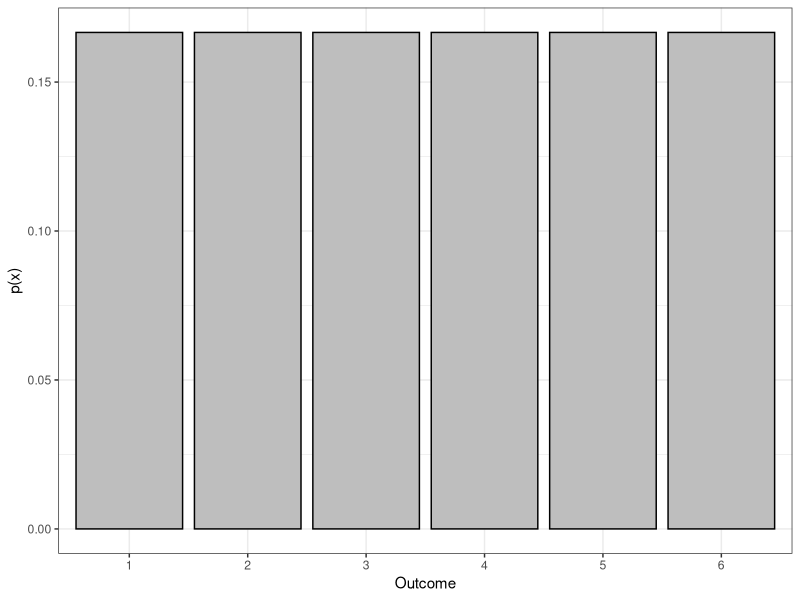
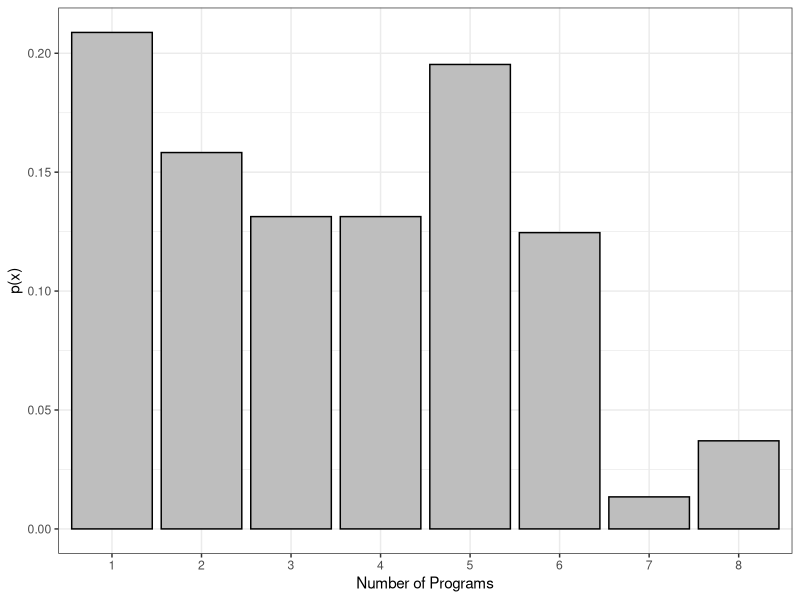
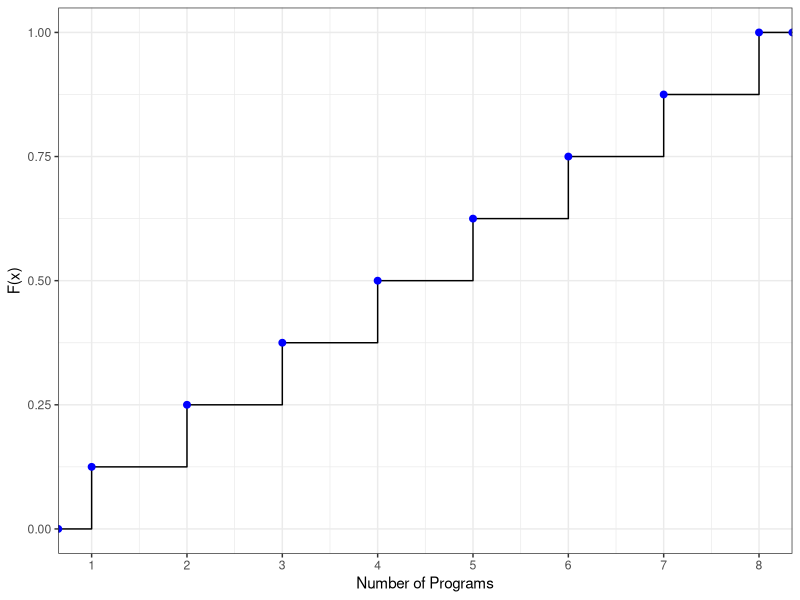

Recreate these plots in R, in order.
## ---- chunk 1
library(tidyverse)
## ---- chunk 2
#| echo: false

df <- data.frame(x=as.factor(1:6),y=rep(1/6,6))

df |> 
ggplot(aes(x=x,y=y)) + 
geom_col(fill="gray",color="black") + 
theme_bw() + 
labs(x="Outcome", y="p(x)")
## ---- chunk 3
df <- data.frame(`Number of Programs`=factor(c(1:8), levels=c(1:8)),
Frequency = c(62,47,39,39,58,37,4,11),
Relative.Frequency = c(62,47,39,39,58,37,4,11)/297) 

df
## ---- chunk 4
library(ggplot2)
ggplot(df, aes(x=Number.of.Programs,y=Relative.Frequency)) + 
  geom_col(fill="gray",color="black") + # <1>
  theme_bw() + # <2>
  labs(x="Number of Programs",y="p(x)") # <3>
## ---- chunk 5
df <- data.frame(`Number of Programs`=1:8,
Frequency = c(62,47,39,39,58,37,4,11),
Relative.Frequency = c(62,47,39,39,58,37,4,11)/297) 

mutate(df,Cumulative.Relative.Frequency = cumsum(Relative.Frequency))
## ---- chunk 6
ggplot(df, aes(x=Number.of.Programs, y=Frequency)) +
  stat_ecdf(geom="step") + stat_ecdf(geom="point",color="blue",size=2) + # <1>
  theme_bw() + 
  scale_x_continuous(breaks=c(1:8))+ # <2>
  labs(x="Number of Programs",y="F(x)") 
## ---- chunk 7
#| code-fold: true
df <- data.frame(`Number of Programs`=1:8,
Frequency = c(62,47,39,39,58,37,4,11),
Relative.Frequency = c(62,47,39,39,58,37,4,11)/297) 

mutate(df,Cumulative.Relative.Frequency = cumsum(Relative.Frequency))
## ---- chunk 8
#| code-fold: true
df <- data.frame(`Number of Programs`=1:8,
Frequency = c(62,47,39,39,58,37,4,11),
Relative.Frequency = c(62,47,39,39,58,37,4,11)/297) 

mutate(df,Cumulative.Relative.Frequency = cumsum(Relative.Frequency))
## ---- chunk 9
#| echo: false

df <- data.frame(`Number of Programs`=1:8,
Frequency = c(62,47,39,39,58,37,4,11),
Relative.Frequency = c(62,47,39,39,58,37,4,11)/297) 

df
## ---- chunk 10
df <- data.frame(Outcome = 1:6,
                 Prob = rep(1/6,6))

df
## ---- chunk 11
mu <- sum(df$Outcome*df$Prob)
mu
sigma_2 <- sum((df$Outcome-mu)^2*df$Prob)
sigma_2
